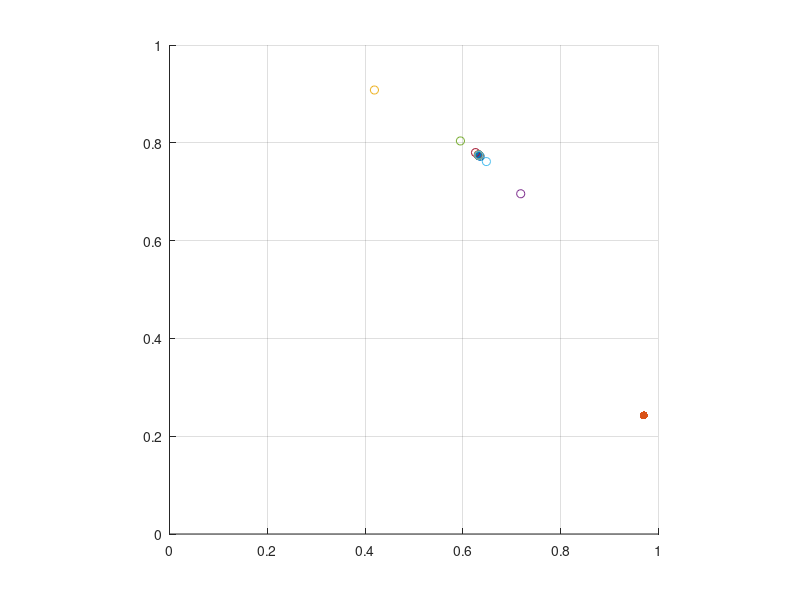

The MATLAB source for this figure:
close all
clear
clc

A = [1 2; 3 1];
% teta = pi/6;
% A = [cos(teta) sin(teta); -sin(teta) cos(teta)];
v = [2 0.5]';

[V,L] = eigs(A);

v = v/norm(v)

scatter(V(1,1), V(2,1), 'go', 'filled')
axis square
xlim([0,1])
ylim([0,1])
hold on
grid on
scatter(v(1), v(2), 'ro', 'filled')
pause(7)


for i=1:25
    i
   v = A*v/norm(A*v);
   scatter(v(1), v(2), 'ko')
   pause(1)
end

l = max(A*v)/max(v)

% v2 = A*v/norm(A*v)
% v3 = A^2*v/norm(A^2*v)
% 
% scatter(V(1,1), V(2,1), 'go', 'filled')
% xlim([0,1])
% ylim([0,1])
% hold on
% grid on
% scatter(v(1), v(2), 'ko')
% scatter(v2(1), v2(2), 'ko')
